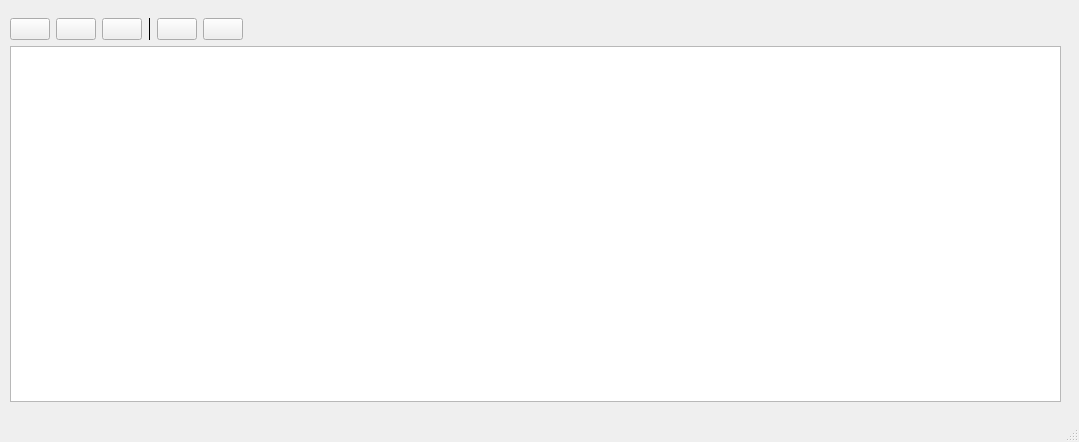
<?xml version="1.0" encoding="UTF-8"?>
<ui version="4.0">
 <class>MainWindow</class>
 <widget class="QMainWindow" name="MainWindow">
  <property name="geometry">
   <rect>
    <x>0</x>
    <y>0</y>
    <width>1079</width>
    <height>442</height>
   </rect>
  </property>
  <property name="sizePolicy">
   <sizepolicy hsizetype="Maximum" vsizetype="Maximum">
    <horstretch>0</horstretch>
    <verstretch>0</verstretch>
   </sizepolicy>
  </property>
  <property name="baseSize">
   <size>
    <width>640</width>
    <height>480</height>
   </size>
  </property>
  <property name="windowTitle">
   <string>MainWindow</string>
  </property>
  <widget class="QWidget" name="centralwidget">
   <property name="autoFillBackground">
    <bool>false</bool>
   </property>
   <layout class="QGridLayout" name="gridLayout">
    <item row="0" column="0">
     <widget class="QWidget" name="verticalWidget" native="true">
      <property name="sizeIncrement">
       <size>
        <width>0</width>
        <height>0</height>
       </size>
      </property>
      <property name="autoFillBackground">
       <bool>false</bool>
      </property>
      <layout class="QGridLayout" name="gridLayout_2">
       <property name="sizeConstraint">
        <enum>QLayout::SetDefaultConstraint</enum>
       </property>
       <property name="leftMargin">
        <number>1</number>
       </property>
       <item row="0" column="0">
        <layout class="QHBoxLayout" name="horizontalLayout">
         <property name="sizeConstraint">
          <enum>QLayout::SetMinimumSize</enum>
         </property>
         <item>
          <widget class="UMLCreateCircleButton" name="circleButton">
           <property name="minimumSize">
            <size>
             <width>4</width>
             <height>0</height>
            </size>
           </property>
           <property name="text">
            <string/>
           </property>
           <property name="icon">
            <iconset resource="UML_resurses.qrc">
             <normaloff>:/images/circle_icon.png</normaloff>:/images/circle_icon.png</iconset>
           </property>
           <property name="checkable">
            <bool>true</bool>
           </property>
          </widget>
         </item>
         <item>
          <widget class="UMLCreateTriangleButton" name="triangleButton">
           <property name="text">
            <string/>
           </property>
           <property name="icon">
            <iconset resource="UML_resurses.qrc">
             <normaloff>:/images/triangle_icon.png</normaloff>:/images/triangle_icon.png</iconset>
           </property>
           <property name="checkable">
            <bool>true</bool>
           </property>
           <property name="autoDefault">
            <bool>true</bool>
           </property>
          </widget>
         </item>
         <item>
          <widget class="UMLCreateRectangleButton" name="rectangleButton">
           <property name="text">
            <string/>
           </property>
           <property name="icon">
            <iconset resource="UML_resurses.qrc">
             <normaloff>:/images/rectangle_icon.png</normaloff>:/images/rectangle_icon.png</iconset>
           </property>
           <property name="checkable">
            <bool>true</bool>
           </property>
          </widget>
         </item>
         <item>
          <widget class="Line" name="line">
           <property name="minimumSize">
            <size>
             <width>0</width>
             <height>0</height>
            </size>
           </property>
           <property name="frameShadow">
            <enum>QFrame::Plain</enum>
           </property>
           <property name="lineWidth">
            <number>1</number>
           </property>
           <property name="midLineWidth">
            <number>1</number>
           </property>
           <property name="orientation">
            <enum>Qt::Vertical</enum>
           </property>
          </widget>
         </item>
         <item>
          <widget class="UMLCreateConnectiveLineButton" name="lineButton">
           <property name="text">
            <string/>
           </property>
           <property name="icon">
            <iconset resource="UML_resurses.qrc">
             <normaloff>:/images/line_icon.png</normaloff>:/images/line_icon.png</iconset>
           </property>
           <property name="checkable">
            <bool>true</bool>
           </property>
          </widget>
         </item>
         <item>
          <widget class="UMLMoveHandButton" name="handButton">
           <property name="text">
            <string/>
           </property>
           <property name="icon">
            <iconset resource="UML_resurses.qrc">
             <normaloff>:/images/hand_icon.png</normaloff>:/images/hand_icon.png</iconset>
           </property>
           <property name="checkable">
            <bool>true</bool>
           </property>
          </widget>
         </item>
         <item>
          <spacer name="horizontalSpacer">
           <property name="orientation">
            <enum>Qt::Horizontal</enum>
           </property>
           <property name="sizeType">
            <enum>QSizePolicy::Expanding</enum>
           </property>
           <property name="sizeHint" stdset="0">
            <size>
             <width>40</width>
             <height>20</height>
            </size>
           </property>
          </spacer>
         </item>
        </layout>
       </item>
       <item row="1" column="0">
        <widget class="QGraphicsView" name="graphicsView">
         <property name="sizePolicy">
          <sizepolicy hsizetype="Expanding" vsizetype="Expanding">
           <horstretch>0</horstretch>
           <verstretch>0</verstretch>
          </sizepolicy>
         </property>
         <property name="lineWidth">
          <number>1</number>
         </property>
         <property name="midLineWidth">
          <number>1</number>
         </property>
        </widget>
       </item>
      </layout>
     </widget>
    </item>
   </layout>
  </widget>
  <widget class="QStatusBar" name="statusBar"/>
 </widget>
 <customwidgets>
  <customwidget>
   <class>UMLCreateCircleButton</class>
   <extends>QPushButton</extends>
   <header>umlcreatecirclebutton.h</header>
  </customwidget>
  <customwidget>
   <class>UMLCreateRectangleButton</class>
   <extends>QPushButton</extends>
   <header>umlcreaterectanglebutton.h</header>
  </customwidget>
  <customwidget>
   <class>UMLCreateTriangleButton</class>
   <extends>QPushButton</extends>
   <header>umlcreatetrianglebutton.h</header>
  </customwidget>
  <customwidget>
   <class>UMLCreateConnectiveLineButton</class>
   <extends>QPushButton</extends>
   <header>umlcreateconnectivelinebutton.h</header>
  </customwidget>
  <customwidget>
   <class>UMLMoveHandButton</class>
   <extends>QPushButton</extends>
   <header>umlmovehandbutton.h</header>
  </customwidget>
 </customwidgets>
 <resources>
  <include location="UML_resurses.qrc"/>
  <include location="UML_resurses.qrc"/>
 </resources>
 <connections/>
</ui>
